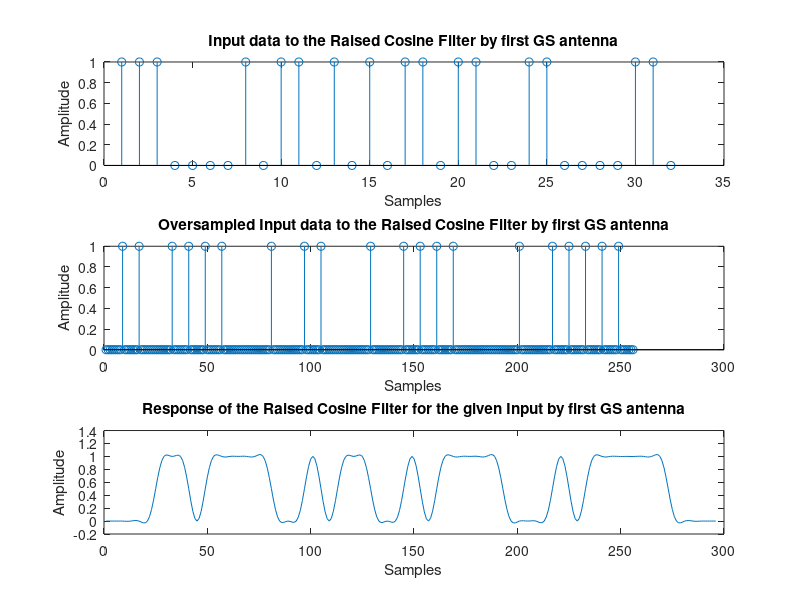

This figure's MATLAB source: (Note: this script raises an error after producing the figure.)
close all;
clear all;
clc;

L=41; %filter Length
Data_rate = 72.25; % ; % bps Y1 ; %data Rate = 2.5Gbps
Fs=8*Data_rate; %oversampling by 8
T=1/Data_rate; %pulse duration
Ts=1/Fs; %sampling duration
alpha =1; % Design Factor for Raised Cosing Filter
upsampling = Fs/Data_rate;


%data1 = round(rand(64,2^3)); % Generate a random bit stream
bits = 2^5;

%----------------------------------------------------------
%Raised Cosing Filter Design
%----------------------------------------------------------
if mod(L,2)==0 
 M=L/2 ; % for even value of L
else
 M=(L-1)/2; % for odd value of L 
end 
g=zeros(1,L); %Place holder for RC filter's transfer function 
for n=-M:M 
 num=sin(pi*n*Ts/T)*cos(alpha*pi*n*Ts/T);
 den=(pi*n*Ts/T)*(1-(2*alpha*n*Ts/T)^2);
 g(n+M+1)=num/den; 
 if (1-(2*alpha*n*Ts/T)^2)==0 
 g(n+M+1)=pi/4*sin(pi*n*Ts/T)/(pi*n*Ts/T);
 end 
 if (pi*n*Ts/T)==0 
 g(n+M+1)=cos(alpha*pi*n*Ts/T)/(1-(2*alpha*n*Ts/T)^2); 
 end 
end

%y11=zeros[][];
for d = 1:64
    data1 = randi([0,1],d,bits); % Generate a random bit stream
    output1(d,:)=upsample(data1(d,:),upsampling);  
end

for d=1:64
    y11(d,:)=conv(g,output1(d,:));
end



%Plot data and RC filtered Output
figure;
subplot(3,1,1);
stem(data1(1,:));
title('Input data to the Raised Cosine Filter by first GS antenna');
xlabel('Samples');
ylabel('Amplitude');

subplot(3,1,2);
stem(output1(1,:));
title('Oversampled Input data to the Raised Cosine Filter by first GS antenna');
xlabel('Samples');
ylabel('Amplitude');

subplot(3,1,3);
plot(y11(1,:));
title('Response of the Raised Cosine Filter for the given Input by first GS antenna');
xlabel('Samples');
ylabel('Amplitude');



%%%%%%%%%%%%%%%%%%%%%%%%%%%%%%%%%%%%%%%%%%%%%%%%%%%%%%%%%%%%%%%%%%%%%%%%
D = y11 ; % desired signal
n_size = size(D,2);
for ns = 1:3
    A = D(ns,1:n_size) + 0.9*randn(ns,n_size);
end

mmse_length = 64 ; %length_MMSE_adapter
Weight = zeros(3,mmse_length);
wi = zeros(3,mmse_length);
E = [];
step_size = 0.0005;


for idx = mmse_length:n_size
    ix = idx:-1:idx-mmse_length+1 ;
    mult(idx,:) = (wi(:,idx))'.*A
    E(idx,idx) = D(idx,idx) - mult  
    
end

